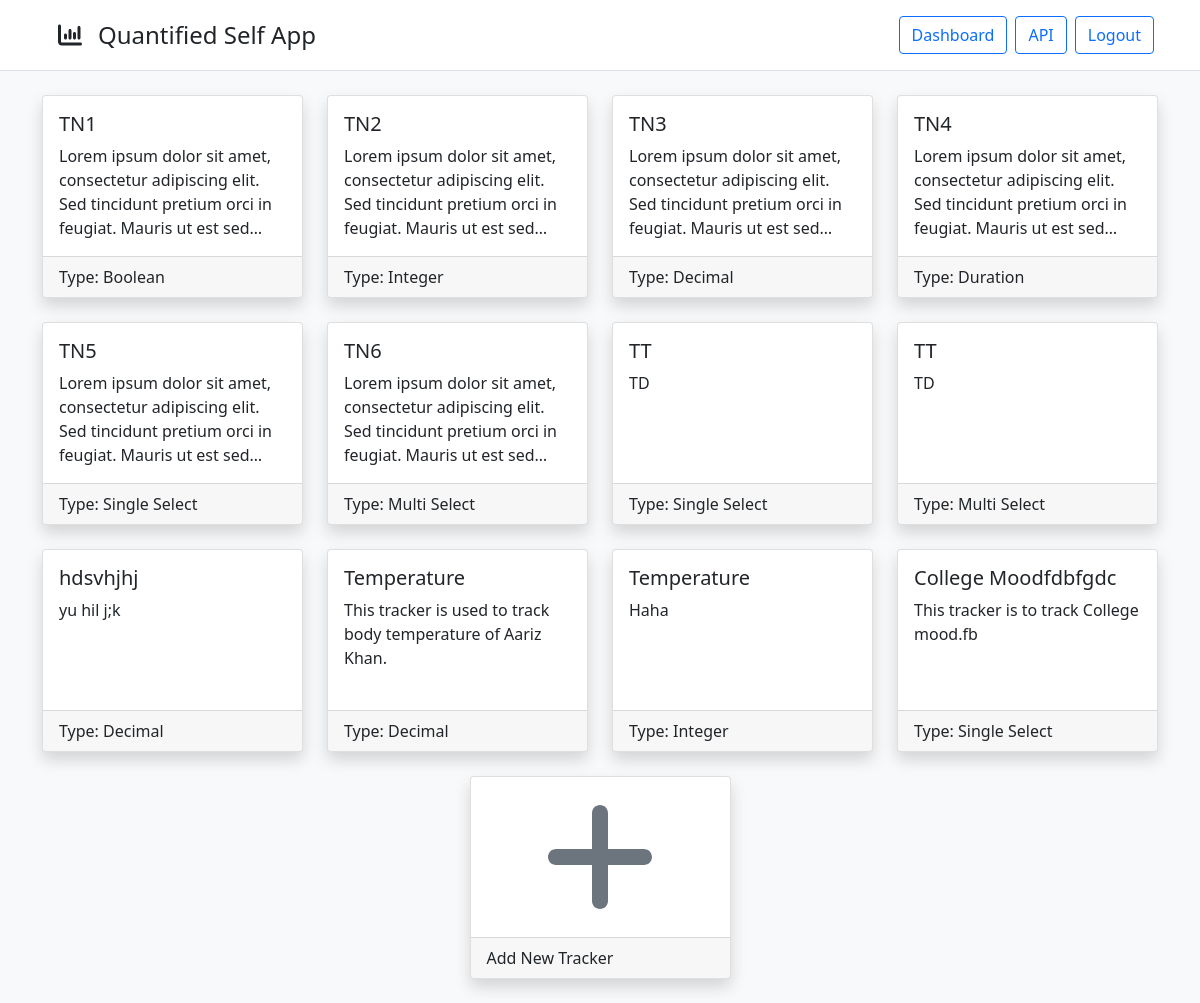
Before: /trackers (signed in) with the older database file.
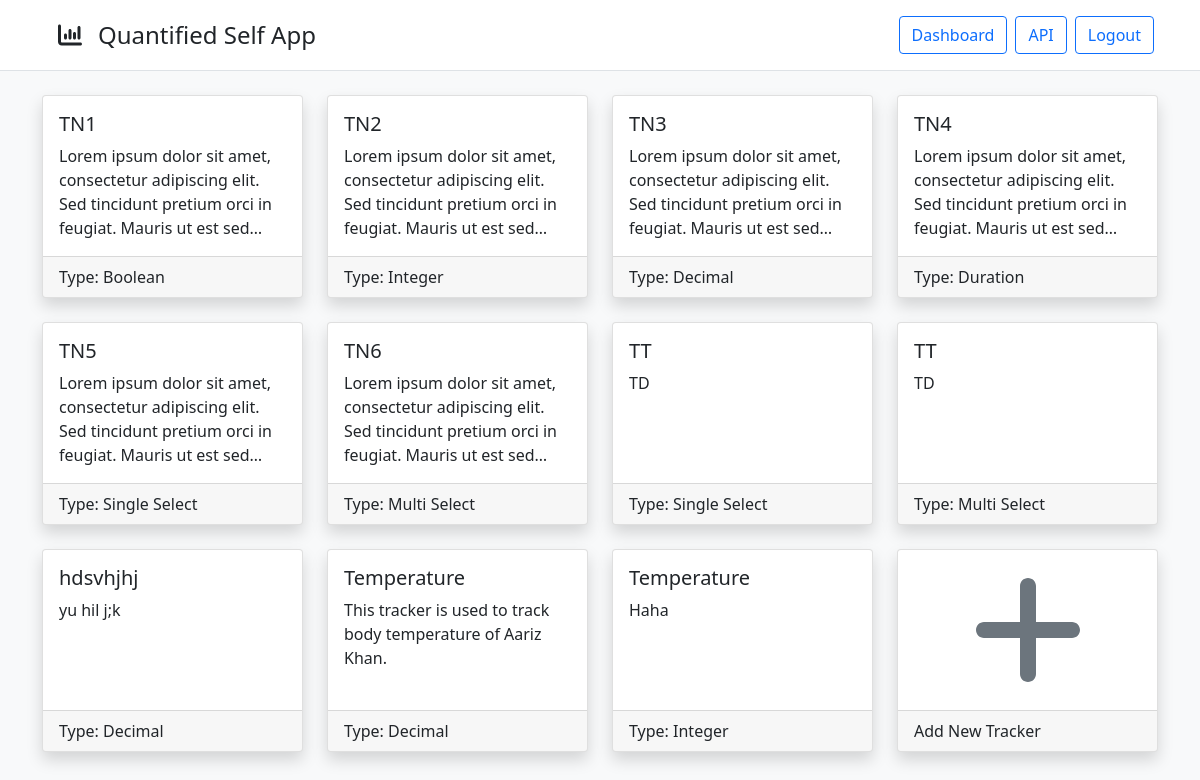
After: the same page with the newer database file.
### models/models.py (models this page shows)
class TrackerModel(db.Model):
    __tablename__ = "trackers"
    t_id = db.Column(db.Integer(), primary_key=True)
    t_name = db.Column(db.String(64), nullable=False)
    t_desc = db.Column(db.String(256))
    t_type = db.Column(db.Integer(), db.ForeignKey("tracker_types.tt_id", ondelete="CASCADE"), nullable=False)
    t_user = db.Column(db.Integer(), db.ForeignKey("users.id", ondelete="CASCADE"), nullable=False)
    t_type_name = db.relationship("TrackerTypes", uselist=False)
    t_unit = db.relationship("TrackerUnit", cascade="all, delete", uselist=False)
    t_options = db.relationship("TrackerOptions", cascade="all, delete")
    t_logs = db.relationship("TrackerLogs", order_by="desc(TrackerLogs.tl_time)", cascade="all, delete")

class TrackerTypes(db.Model):
    __tablename__ = "tracker_types"
    tt_id = db.Column(db.Integer(), primary_key=True, autoincrement=True)
    tt_name = db.Column(db.String(64), unique=True, nullable=False)

### views/views.py (the view)
@app.route("/trackers", methods=["GET"])
@login_required
def trackers():
    trackers = TrackerModel.query.filter(TrackerModel.t_user == current_user.id).all()
    return render_template("trackers/main.html", user=current_user, trackers=trackers)

### auth/auth.py (called while the page is built)
@login.user_loader
def load_user(id):
    return UserModel.query.get(int(id))

### templates/trackers/main.html (shortened to what this page needs)
<!DOCTYPE html>
<html lang="en">
    <head>
        <link rel="stylesheet" href="{{ url_for('static', filename='css/bootstrap.min.css')}}">
        <link rel="stylesheet" href="{{ url_for('static', filename='css/fontawesome.all.min.css')}}">
        <link rel="stylesheet" href="{{ url_for('static', filename='css/trackers.css')}}">
    </head>
    <body class="bg-light">
        {% include 'components/navbar.html' %}
        <div class="container">
            <div class="row d-flex justify-content-center pt-4">
                {% for tracker in trackers %}
                <div class="col-sm-12 col-md-6 col-lg-4 col-xl-3 d-flex">
                    <div class="card shadow hover-overlay flex-fill mb-4">
                        <a href="/trackers/view?id={{ tracker.t_id }}" class="card-link">
                            <div class="card-body">
                                <h5 class="card-title">{{ tracker.t_name }}</h5>
                                <p class="card-text">{{ tracker.t_desc }}</p>
                            </div>
                            <div class="card-footer">
                                Type: {{ tracker.t_type_name.tt_name }}
                            </div>
                        </a>
                    </div>
                </div>
                {% endfor %}
                <div class="col-sm-12 col-md-6 col-lg-4 col-xl-3 d-flex">
                    <div class="card shadow hover-overlay flex-fill mb-4">
                        <a href="/trackers/add" class="card-link">
                            <div class="card-body d-flex align-items-center justify-content-center">
                                <i class="fa-solid fa-plus fa-8x text-secondary"></i>
                            </div>
                            <div class="card-footer">
                                Add New Tracker
                            </div>
                        </a>
                    </div>
                </div>
            </div>
        </div>
    </body>
</html>

### templates/components/navbar.html
<div style="background-color: white!important; border-bottom: 1px solid #dee2e6!important;">
    <div class="container">
        <header class="d-flex flex-wrap justify-content-center py-3">
            <a href="/" class="d-flex align-items-center mb-3 mb-md-0 me-md-auto text-dark text-decoration-none">
                <i class="fs-4 fa-solid fa-chart-column mx-3"></i>
                <span class="fs-4">Quantified Self App</span>
            </a>
            <ul class="nav nav-pills">
                {% if user.is_authenticated %}
                <li class="nav-item"><a href="/dashboard" class="btn btn-outline-primary mx-1">Dashboard</a></li>
                <li class="nav-item"><a href="/api" class="btn btn-outline-primary mx-1">API</a></li>
                <li class="nav-item"><a href="/logout" class="btn btn-outline-primary mx-1">Logout</a></li>
                {% else %}
                <li class="nav-item"><a href="/login" class="btn btn-outline-primary mx-1">Login</a></li>
                <li class="nav-item"><a href="/register" class="btn btn-outline-primary mx-1">Register</a></li>
                {% endif %}
            </ul>
        </header>
    </div>
</div>

### static/css/trackers.css (style rules this page uses)
.card { transition: transform 0.2s ease; }
.card-link { color: inherit; text-decoration: inherit; }
.card-text { display: -webkit-box; -webkit-line-clamp: 4; -webkit-box-orient: vertical; overflow: hidden; height: 6em; line-height: 1.5; }

Changed rows visible on the page:
removed TrackerModel: t_name "College Moodfdbfgdc", t_desc "This tracker is to track College mood.fb", t_type_name.tt_name "Single Select"
